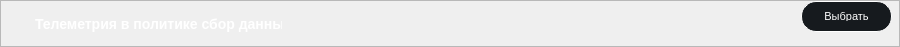
      <widget class="QFrame" name="frame_TelemetrNalogDate">
       <property name="geometry">
        <rect>
         <x>10</x>
         <y>542</y>
         <width>900</width>
         <height>45</height>
        </rect>
       </property>
       <property name="minimumSize">
        <size>
         <width>900</width>
         <height>0</height>
        </size>
       </property>
       <property name="maximumSize">
        <size>
         <width>900</width>
         <height>46</height>
        </size>
       </property>
       <property name="styleSheet">
        <string notr="true">
/* styles.qss */

#frame_TelemetrNalogDate {
    background-color: #161A1E;
    border-radius: 15px; /* Установите значение по вашему усмотрению для достижения овальной формы */
}
</string>
       </property>
       <property name="frameShape">
        <enum>QFrame::StyledPanel</enum>
       </property>
       <property name="frameShadow">
        <enum>QFrame::Raised</enum>
       </property>
       <layout class="QHBoxLayout" name="horizontalLayout_12">
        <property name="spacing">
         <number>0</number>
        </property>
        <property name="leftMargin">
         <number>0</number>
        </property>
        <property name="topMargin">
         <number>0</number>
        </property>
        <property name="rightMargin">
         <number>0</number>
        </property>
        <property name="bottomMargin">
         <number>0</number>
        </property>
        <item>
         <widget class="QFrame" name="frame_11">
          <property name="minimumSize">
           <size>
            <width>0</width>
            <height>45</height>
           </size>
          </property>
          <property name="styleSheet">
           <string notr="true">background-color: transparent;</string>
          </property>
          <property name="frameShape">
           <enum>QFrame::StyledPanel</enum>
          </property>
          <property name="frameShadow">
           <enum>QFrame::Raised</enum>
          </property>
          <widget class="QPushButton" name="pushTelemetrNalogDate">
           <property name="geometry">
            <rect>
             <x>800</x>
             <y>0</y>
             <width>91</width>
             <height>31</height>
            </rect>
           </property>
           <property name="minimumSize">
            <size>
             <width>91</width>
             <height>31</height>
            </size>
           </property>
           <property name="maximumSize">
            <size>
             <width>91</width>
             <height>31</height>
            </size>
           </property>
           <property name="styleSheet">
            <string notr="true">/* styles.qss */

QPushButton {
    background-color: #161A1E;
    border-radius: 15px;
    color: white; /* Установите цвет текста */
    font-size: 11px; /* Установите размер шрифта */
    padding: 10px 20px; /* Установите отступы */
    border: 1px solid white; /* Уменьшаем толщину обводки до 1 пикселя */
}

QPushButton:hover {
    background-color: #2C3236;
    transition: background-color 0.3s ease;
}
</string>
           </property>
           <property name="text">
            <string>Выбрать</string>
           </property>
          </widget>
          <widget class="QLabel" name="labelTelemetrNalogDate">
           <property name="geometry">
            <rect>
             <x>750</x>
             <y>10</y>
             <width>81</width>
             <height>30</height>
            </rect>
           </property>
           <property name="sizePolicy">
            <sizepolicy hsizetype="Preferred" vsizetype="Preferred">
             <horstretch>70</horstretch>
             <verstretch>30</verstretch>
            </sizepolicy>
           </property>
           <property name="minimumSize">
            <size>
             <width>70</width>
             <height>30</height>
            </size>
           </property>
           <property name="styleSheet">
            <string notr="true">color: white; /* Установите цвет текста в белый */
font-size: 14px; /* Установите размер шрифта в 14 пикселей */
font-family: &quot;Times New Roman&quot;; /* Установите тип шрифта по вашему выбору */
font-weight: bold; /* Установите жирность шрифта (если нужно) */
margin-top: 5px; /* Опустить текст на 10 пикселей вниз */</string>
           </property>
           <property name="text">
            <string/>
           </property>
          </widget>
          <widget class="QLabel" name="labelTextTelemetrNalogDate">
           <property name="geometry">
            <rect>
             <x>30</x>
             <y>10</y>
             <width>251</width>
             <height>21</height>
            </rect>
           </property>
           <property name="styleSheet">
            <string notr="true">/* styles.qss */

QLabel {
    color: white; /* Установите цвет текста в белый */
    font-size: 14px; /* Установите размер шрифта в 14 пикселей */
    font-family: &quot;Times New Roman&quot;; /* Установите тип шрифта по вашему выбору */
    font-weight: bold; /* Установите жирность шрифта (если нужно) */
    margin-top: 5px; /* Опустить текст на 10 пикселей вниз */
}
</string>
           </property>
           <property name="text">
            <string>Телеметрия в политике сбор данных</string>
           </property>
          </widget>
         </widget>
        </item>
       </layout>
      </widget>
